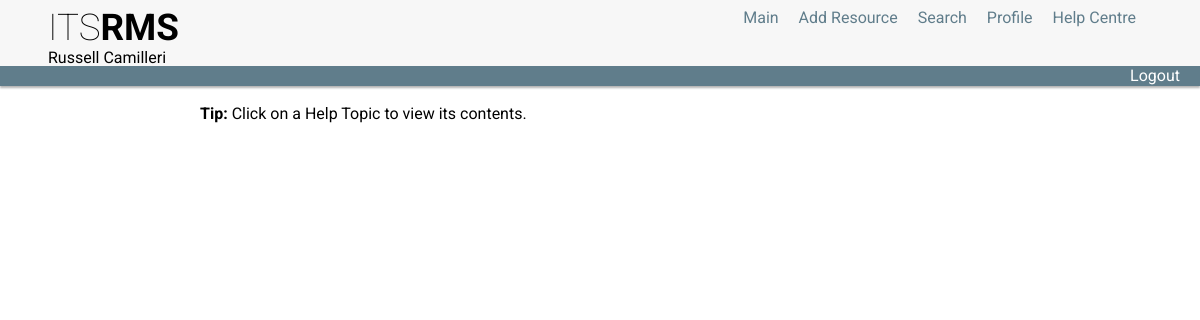
The app's page /help.php (signed in), older data.
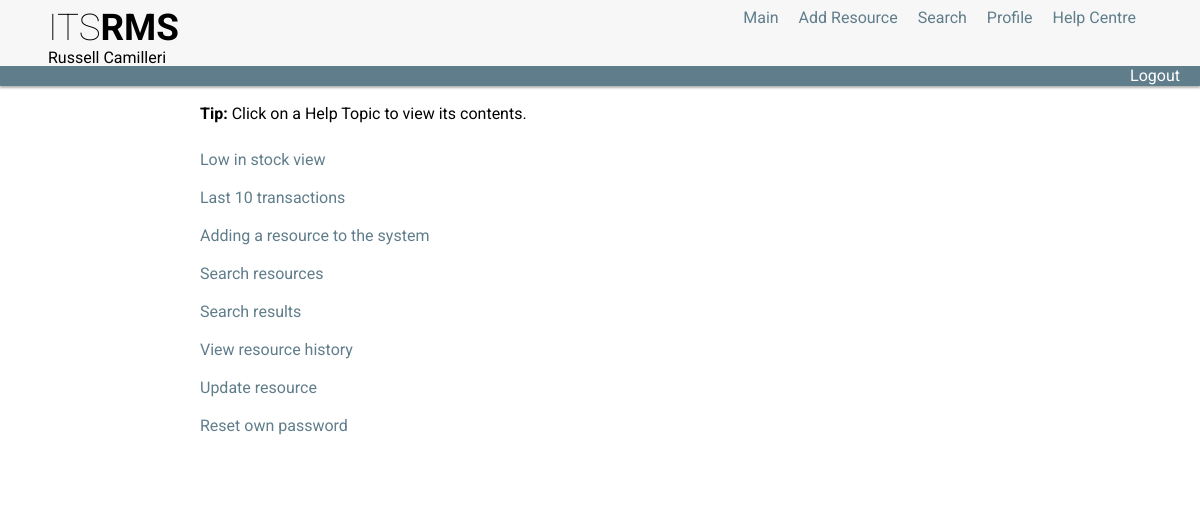
The same page, newer data.
### tables this page shows
CREATE TABLE `help` (
  `help_id` int(11) NOT NULL AUTO_INCREMENT,
  `help_subject` varchar(100) NOT NULL,
  `help_content` text NOT NULL,
  `help_level_id` int(11) NOT NULL,
  PRIMARY KEY (`help_id`),
  UNIQUE KEY `un_help_subject` (`help_subject`),
  KEY `fk_help_level_id` (`help_level_id`),
  CONSTRAINT `fk_help_level_id` FOREIGN KEY (`help_level_id`) REFERENCES `help_levels` (`help_level_id`)
);

### help.php (the view, shortened to what this page needs)
<?php
	include_once ("topSection.php");
?>
			<div class="content">
				<div class="container">
					<p><b>Tip:</b> Click on a Help Topic to view its contents.</p>
						<div class="admin">
							<ul class="admin">
							<?php
								$username=$_SESSION['username'];
								$get=mysql_query ("SELECT user_type_id FROM users WHERE USERNAME = \"$username\"");
								$result=mysql_result($get,0);
									if ($result != 1) {
										$getNormalTopics = mysql_query ("SELECT help_id, help_subject FROM help WHERE help_level_id = '1' order by help_id asc");
										while ($normalTopics = mysql_fetch_array ($getNormalTopics)) {
										echo "<li><a href='viewHelp.php?id=" . $normalTopics ['help_id'] . "'>" . $normalTopics ['help_subject'] . "</a></li><br><br>";
										}
									} else if ($result == 1) {
										$getAllTopics = mysql_query ("SELECT help_id, help_subject FROM help order by help_id asc");
										while ($allTopics = mysql_fetch_array ($getAllTopics)) {
										echo "<li><a href='viewHelp.php?id=" . $allTopics ['help_id'] . "'>" . $allTopics ['help_subject'] . "</a></li><br><br>";
										}
									}
							?>
						</ul>
					</div>
				</div>
			</div>
<?php
	include_once ("bottomSection.php");
?>

Row changes from the older to the newer data that the page shows:
added help: help_subject "Low in stock view"
added help: help_subject "Last 10 transactions"
added help: help_subject "Adding a resource to the system"
added help: help_subject "Search resources"
added help: help_subject "Search results"
added help: help_subject "View resource history"
added help: help_subject "Update resource"
added help: help_subject "Reset own password"
